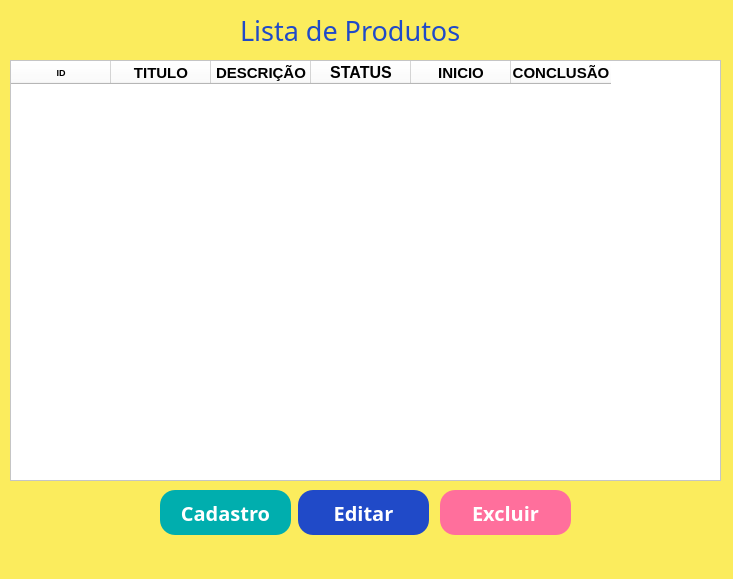
<?xml version="1.0" encoding="UTF-8"?>
<ui version="4.0">
 <class>MainWindow</class>
 <widget class="QMainWindow" name="MainWindow">
  <property name="windowModality">
   <enum>Qt::WindowModal</enum>
  </property>
  <property name="enabled">
   <bool>true</bool>
  </property>
  <property name="geometry">
   <rect>
    <x>0</x>
    <y>0</y>
    <width>733</width>
    <height>579</height>
   </rect>
  </property>
  <property name="sizePolicy">
   <sizepolicy hsizetype="Fixed" vsizetype="Fixed">
    <horstretch>0</horstretch>
    <verstretch>0</verstretch>
   </sizepolicy>
  </property>
  <property name="maximumSize">
   <size>
    <width>733</width>
    <height>579</height>
   </size>
  </property>
  <property name="windowTitle">
   <string>Lista De Tarefas</string>
  </property>
  <property name="layoutDirection">
   <enum>Qt::LeftToRight</enum>
  </property>
  <property name="styleSheet">
   <string notr="true">background: #fbec5d</string>
  </property>
  <widget class="QWidget" name="centralwidget">
   <widget class="QLabel" name="label">
    <property name="geometry">
     <rect>
      <x>240</x>
      <y>0</y>
      <width>251</width>
      <height>61</height>
     </rect>
    </property>
    <property name="font">
     <font>
      <family>Scholar</family>
      <pointsize>20</pointsize>
     </font>
    </property>
    <property name="styleSheet">
     <string notr="true">background: none;
color: #204ac8</string>
    </property>
    <property name="text">
     <string>Lista de Produtos</string>
    </property>
   </widget>
   <widget class="QTableWidget" name="tableWidget">
    <property name="enabled">
     <bool>true</bool>
    </property>
    <property name="geometry">
     <rect>
      <x>10</x>
      <y>60</y>
      <width>711</width>
      <height>421</height>
     </rect>
    </property>
    <property name="sizePolicy">
     <sizepolicy hsizetype="Preferred" vsizetype="Preferred">
      <horstretch>0</horstretch>
      <verstretch>0</verstretch>
     </sizepolicy>
    </property>
    <property name="font">
     <font>
      <pointsize>13</pointsize>
      <weight>75</weight>
      <bold>true</bold>
     </font>
    </property>
    <property name="styleSheet">
     <string notr="true">
background-color: WHITE
</string>
    </property>
    <property name="showGrid">
     <bool>true</bool>
    </property>
    <property name="gridStyle">
     <enum>Qt::NoPen</enum>
    </property>
    <property name="rowCount">
     <number>0</number>
    </property>
    <property name="columnCount">
     <number>6</number>
    </property>
    <attribute name="horizontalHeaderDefaultSectionSize">
     <number>100</number>
    </attribute>
    <column>
     <property name="text">
      <string>ID</string>
     </property>
     <property name="font">
      <font>
       <pointsize>7</pointsize>
       <weight>75</weight>
       <bold>true</bold>
      </font>
     </property>
    </column>
    <column>
     <property name="text">
      <string>TITULO</string>
     </property>
     <property name="font">
      <font>
       <pointsize>11</pointsize>
       <weight>75</weight>
       <bold>true</bold>
      </font>
     </property>
    </column>
    <column>
     <property name="text">
      <string>DESCRIÇÃO</string>
     </property>
     <property name="font">
      <font>
       <pointsize>11</pointsize>
       <weight>75</weight>
       <bold>true</bold>
      </font>
     </property>
    </column>
    <column>
     <property name="text">
      <string>STATUS</string>
     </property>
     <property name="font">
      <font>
       <pointsize>12</pointsize>
       <weight>75</weight>
       <bold>true</bold>
      </font>
     </property>
    </column>
    <column>
     <property name="text">
      <string>INICIO</string>
     </property>
     <property name="font">
      <font>
       <pointsize>11</pointsize>
       <weight>75</weight>
       <bold>true</bold>
      </font>
     </property>
    </column>
    <column>
     <property name="text">
      <string>CONCLUSÃO</string>
     </property>
     <property name="font">
      <font>
       <pointsize>11</pointsize>
       <weight>75</weight>
       <bold>true</bold>
      </font>
     </property>
    </column>
   </widget>
   <widget class="QPushButton" name="pushButton_2">
    <property name="geometry">
     <rect>
      <x>298</x>
      <y>490</y>
      <width>131</width>
      <height>45</height>
     </rect>
    </property>
    <property name="font">
     <font>
      <family>Scholar</family>
      <pointsize>15</pointsize>
      <weight>75</weight>
      <italic>false</italic>
      <bold>true</bold>
      <underline>false</underline>
      <strikeout>false</strikeout>
     </font>
    </property>
    <property name="styleSheet">
     <string notr="true">background:#204ac8;
border-radius: 15px;
color:white

</string>
    </property>
    <property name="text">
     <string>Editar</string>
    </property>
   </widget>
   <widget class="QPushButton" name="pushButton_3">
    <property name="geometry">
     <rect>
      <x>440</x>
      <y>490</y>
      <width>131</width>
      <height>45</height>
     </rect>
    </property>
    <property name="font">
     <font>
      <family>Scholar</family>
      <pointsize>15</pointsize>
      <weight>75</weight>
      <italic>false</italic>
      <bold>true</bold>
      <underline>false</underline>
      <strikeout>false</strikeout>
     </font>
    </property>
    <property name="styleSheet">
     <string notr="true">background:#ff6f9c;
border-radius: 15px;
color:white

</string>
    </property>
    <property name="text">
     <string>Excluir</string>
    </property>
   </widget>
   <widget class="QPushButton" name="pushButton">
    <property name="geometry">
     <rect>
      <x>160</x>
      <y>490</y>
      <width>131</width>
      <height>45</height>
     </rect>
    </property>
    <property name="sizePolicy">
     <sizepolicy hsizetype="Fixed" vsizetype="Fixed">
      <horstretch>0</horstretch>
      <verstretch>0</verstretch>
     </sizepolicy>
    </property>
    <property name="font">
     <font>
      <family>Scholar</family>
      <pointsize>15</pointsize>
      <weight>75</weight>
      <italic>false</italic>
      <bold>true</bold>
      <underline>false</underline>
      <strikeout>false</strikeout>
     </font>
    </property>
    <property name="styleSheet">
     <string notr="true">background:#00aeae;
border-radius: 15px;
color:white

</string>
    </property>
    <property name="text">
     <string>Cadastro</string>
    </property>
   </widget>
  </widget>
  <widget class="QMenuBar" name="menubar">
   <property name="geometry">
    <rect>
     <x>0</x>
     <y>0</y>
     <width>733</width>
     <height>21</height>
    </rect>
   </property>
  </widget>
 </widget>
 <resources/>
 <connections/>
</ui>
